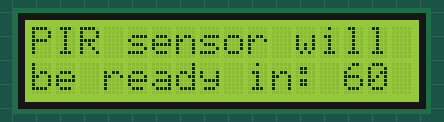
A sketch run on a simulated Arduino Uno, built with avr-gcc and run on an emulated ATmega328P. On the bench: 16×2 character LCD.

Above: at 0.1 s.
At 4.1 s:
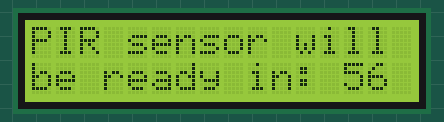
At 9.1 s:
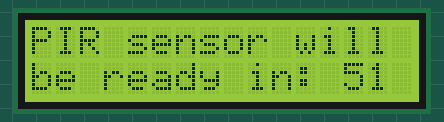
At 19.1 s:
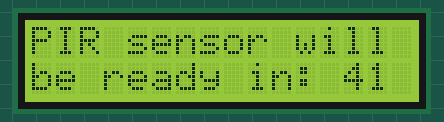
At 28.1 s:
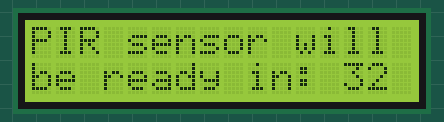
At 38.1 s:
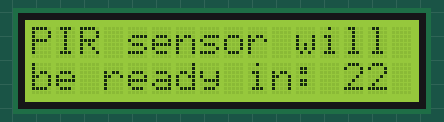

The sketch:

pir-v-1_0.ino
```cpp
#include <Arduino.h>
#include <LiquidCrystal.h>

#define INIT_PHASE        1
#define WAIT_FOR_MOTION   2
#define MOTION_DETECTED   3
#define IDEL_TIME         4

int currentState = INIT_PHASE;
int initDelayInSeconds = 60;

unsigned long motionDetectedAtMillis = 0;

int pirPin = 7;

LiquidCrystal lcd(12, 11, 5, 4, 3, 2);

void setup() {
  currentState = INIT_PHASE;

  // set up the LCD and print initial init phase info
  lcd.begin(16, 2);
  lcd.setCursor(0,0);
  lcd.print("PIR sensor will");
  lcd.setCursor(0,1);
  lcd.print("be ready in: ");
  lcd.setCursor(13,1);
  char buffer[2];
  sprintf(buffer, "%2i", initDelayInSeconds);
  lcd.print(buffer);
}

void loop() {
  unsigned long currentMillis = millis();

  switch(currentState) {
    case INIT_PHASE:
      if(currentMillis >= (initDelayInSeconds * 1000UL)) {
        currentState = WAIT_FOR_MOTION;
        lcd.clear();
      } else {
        int secondsLeft = max(0, (initDelayInSeconds - int (currentMillis / 1000)));
        char buffer[2];
        sprintf(buffer, "%2i", secondsLeft);
        lcd.setCursor(13,1);
        lcd.print(buffer);
      }
      break;
    case WAIT_FOR_MOTION:
      lcd.setCursor(0,0);
      lcd.print("No motion.");
      if(digitalRead(pirPin) == HIGH) {
        currentState = MOTION_DETECTED;
        motionDetectedAtMillis = millis();
        lcd.clear();
      }
      break;
    case MOTION_DETECTED:
      if(currentMillis <= motionDetectedAtMillis + 3000UL) {
        lcd.setCursor(0,0);
        lcd.print("Motion detected.");
      } else {
        currentState = IDEL_TIME;
        lcd.clear();
      }
      break;
    case IDEL_TIME:
      if(currentMillis <= motionDetectedAtMillis + 6000UL) {
        lcd.setCursor(0,0);
        lcd.print("Idle time: ");

        int secondsLeft = max(0, (motionDetectedAtMillis + 6000UL - currentMillis) / 1000);
        char buffer[2];
        sprintf(buffer, "%i", secondsLeft);
        lcd.setCursor(11,0);
        lcd.print(buffer);
      } else {
        currentState = WAIT_FOR_MOTION;
        lcd.clear();
      }
      break;
    default:
      break; // NoP
  }

  delay(100);
}
```

Measured:
- what the display in image 1 shows lasts 1.0 s, from 4.1 s to 5.1 s
